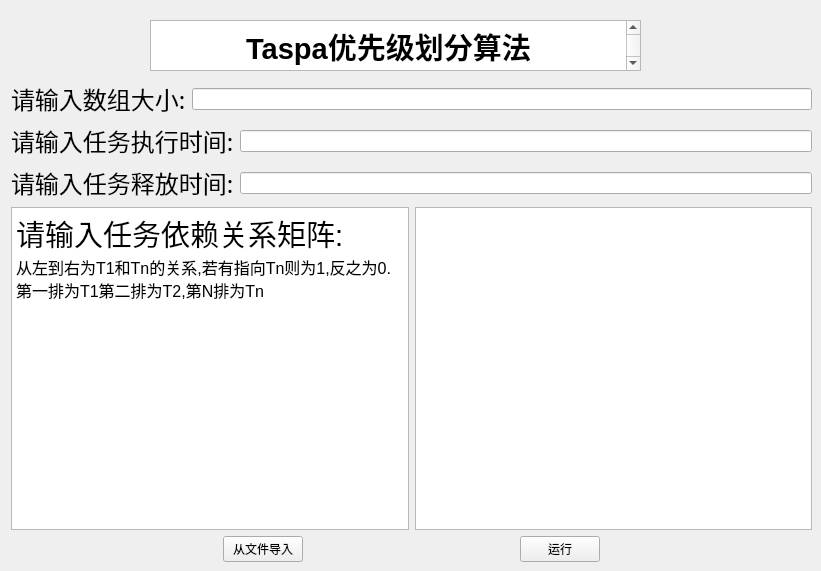
    <widget class="QWidget" name="page">
     <widget class="QTextBrowser" name="textBrowser">
      <property name="geometry">
       <rect>
        <x>150</x>
        <y>20</y>
        <width>491</width>
        <height>51</height>
       </rect>
      </property>
      <property name="styleSheet">
       <string notr="true"> pal.setColor(QPalette::Base, QColor(240,240,240));</string>
      </property>
      <property name="html">
       <string>&lt;!DOCTYPE HTML PUBLIC &quot;-//W3C//DTD HTML 4.0//EN&quot; &quot;http://www.w3.org/TR/REC-html40/strict.dtd&quot;&gt;
&lt;html&gt;&lt;head&gt;&lt;meta name=&quot;qrichtext&quot; content=&quot;1&quot; /&gt;&lt;meta charset=&quot;utf-8&quot; /&gt;&lt;style type=&quot;text/css&quot;&gt;
p, li { white-space: pre-wrap; }
hr { height: 1px; border-width: 0; }
li.unchecked::marker { content: &quot;\2610&quot;; }
li.checked::marker { content: &quot;\2612&quot;; }
&lt;/style&gt;&lt;/head&gt;&lt;body style=&quot; font-family:'Microsoft YaHei UI'; font-size:9pt; font-weight:400; font-style:normal;&quot;&gt;
&lt;p align=&quot;center&quot; style=&quot; margin-top:0px; margin-bottom:0px; margin-left:0px; margin-right:0px; -qt-block-indent:0; text-indent:0px;&quot;&gt;&lt;span style=&quot; font-size:22pt; font-weight:700;&quot;&gt;Taspa优先级划分算法&lt;/span&gt;&lt;/p&gt;&lt;/body&gt;&lt;/html&gt;</string>
      </property>
     </widget>
     <widget class="QWidget" name="layoutWidget">
      <property name="geometry">
       <rect>
        <x>11</x>
        <y>81</y>
        <width>801</width>
        <height>481</height>
       </rect>
      </property>
      <layout class="QVBoxLayout" name="verticalLayout_4">
       <item>
        <layout class="QHBoxLayout" name="horizontalLayout">
         <item>
          <widget class="QLabel" name="label_3">
           <property name="font">
            <font>
             <family>黑体</family>
             <pointsize>18</pointsize>
            </font>
           </property>
           <property name="text">
            <string>请输入数组大小:</string>
           </property>
          </widget>
         </item>
         <item>
          <widget class="QLineEdit" name="lineEdit"/>
         </item>
        </layout>
       </item>
       <item>
        <layout class="QHBoxLayout" name="horizontalLayout_3">
         <item>
          <widget class="QLabel" name="label_2">
           <property name="font">
            <font>
             <family>黑体</family>
             <pointsize>18</pointsize>
            </font>
           </property>
           <property name="text">
            <string>请输入任务执行时间:</string>
           </property>
          </widget>
         </item>
         <item>
          <widget class="QLineEdit" name="lineEdit_2"/>
         </item>
        </layout>
       </item>
       <item>
        <layout class="QHBoxLayout" name="horizontalLayout_2">
         <item>
          <widget class="QLabel" name="label_4">
           <property name="font">
            <font>
             <family>黑体</family>
             <pointsize>18</pointsize>
            </font>
           </property>
           <property name="text">
            <string>请输入任务释放时间:</string>
           </property>
          </widget>
         </item>
         <item>
          <widget class="QLineEdit" name="lineEdit_3"/>
         </item>
        </layout>
       </item>
       <item>
        <layout class="QHBoxLayout" name="horizontalLayout_5">
         <item>
          <widget class="QTextBrowser" name="textBrowser_2">
           <property name="autoFillBackground">
            <bool>true</bool>
           </property>
           <property name="styleSheet">
            <string notr="true"> pal.setColor(QPalette::Base, QColor(240,240,240));</string>
           </property>
           <property name="html">
            <string>&lt;!DOCTYPE HTML PUBLIC &quot;-//W3C//DTD HTML 4.0//EN&quot; &quot;http://www.w3.org/TR/REC-html40/strict.dtd&quot;&gt;
&lt;html&gt;&lt;head&gt;&lt;meta name=&quot;qrichtext&quot; content=&quot;1&quot; /&gt;&lt;meta charset=&quot;utf-8&quot; /&gt;&lt;style type=&quot;text/css&quot;&gt;
p, li { white-space: pre-wrap; }
hr { height: 1px; border-width: 0; }
li.unchecked::marker { content: &quot;\2610&quot;; }
li.checked::marker { content: &quot;\2612&quot;; }
&lt;/style&gt;&lt;/head&gt;&lt;body style=&quot; font-family:'Microsoft YaHei UI'; font-size:9pt; font-weight:400; font-style:normal;&quot;&gt;
&lt;p style=&quot; margin-top:0px; margin-bottom:0px; margin-left:0px; margin-right:0px; -qt-block-indent:0; text-indent:0px;&quot;&gt;&lt;span style=&quot; font-size:22pt;&quot;&gt;请输入任务依赖关系矩阵:&lt;/span&gt;&lt;/p&gt;
&lt;p style=&quot; margin-top:0px; margin-bottom:0px; margin-left:0px; margin-right:0px; -qt-block-indent:0; text-indent:0px;&quot;&gt;&lt;span style=&quot; font-family:'宋体','monospace'; font-size:12pt; color:#000000;&quot;&gt;从左到右为&lt;/span&gt;&lt;span style=&quot; font-family:'JetBrains Mono','monospace'; font-size:12pt; color:#000000;&quot;&gt;T1&lt;/span&gt;&lt;span style=&quot; font-family:'宋体','monospace'; font-size:12pt; color:#000000;&quot;&gt;和&lt;/span&gt;&lt;span style=&quot; font-family:'JetBrains Mono','monospace'; font-size:12pt; color:#000000;&quot;&gt;Tn&lt;/span&gt;&lt;span style=&quot; font-family:'宋体','monospace'; font-size:12pt; color:#000000;&quot;&gt;的关系&lt;/span&gt;&lt;span style=&quot; font-family:'JetBrains Mono','monospace'; font-size:12pt; color:#000000;&quot;&gt;,&lt;/span&gt;&lt;span style=&quot; font-family:'宋体','monospace'; font-size:12pt; color:#000000;&quot;&gt;若有指向&lt;/span&gt;&lt;span style=&quot; font-family:'JetBrains Mono','monospace'; font-size:12pt; color:#000000;&quot;&gt;Tn&lt;/span&gt;&lt;span style=&quot; font-family:'宋体','monospace'; font-size:12pt; color:#000000;&quot;&gt;则为&lt;/span&gt;&lt;span style=&quot; font-family:'JetBrains Mono','monospace'; font-size:12pt; color:#000000;&quot;&gt;1,&lt;/span&gt;&lt;span style=&quot; font-family:'宋体','monospace'; font-size:12pt; color:#000000;&quot;&gt;反之为&lt;/span&gt;&lt;span style=&quot; font-family:'JetBrains Mono','monospace'; font-size:12pt; color:#000000;&quot;&gt;0.&lt;/span&gt;&lt;span style=&quot; font-family:'宋体','monospace'; font-size:12pt; color:#000000;&quot;&gt;第一排为&lt;/span&gt;&lt;span style=&quot; font-family:'JetBrains Mono','monospace'; font-size:12pt; color:#000000;&quot;&gt;T1&lt;/span&gt;&lt;span style=&quot; font-family:'宋体','monospace'; font-size:12pt; color:#000000;&quot;&gt;第二排为&lt;/span&gt;&lt;span style=&quot; font-family:'JetBrains Mono','monospace'; font-size:12pt; color:#000000;&quot;&gt;T2,&lt;/span&gt;&lt;span style=&quot; font-family:'宋体','monospace'; font-size:12pt; color:#000000;&quot;&gt;第&lt;/span&gt;&lt;span style=&quot; font-family:'JetBrains Mono','monospace'; font-size:12pt; color:#000000;&quot;&gt;N&lt;/span&gt;&lt;span style=&quot; font-family:'宋体','monospace'; font-size:12pt; color:#000000;&quot;&gt;排为&lt;/span&gt;&lt;span style=&quot; font-family:'JetBrains Mono','monospace'; font-size:12pt; color:#000000;&quot;&gt;Tn&lt;/span&gt;&lt;/p&gt;&lt;/body&gt;&lt;/html&gt;</string>
           </property>
          </widget>
         </item>
         <item>
          <widget class="QPlainTextEdit" name="plainTextEdit"/>
         </item>
        </layout>
       </item>
       <item>
        <layout class="QHBoxLayout" name="horizontalLayout_12">
         <item>
          <spacer name="horizontalSpacer_5">
           <property name="orientation">
            <enum>Qt::Horizontal</enum>
           </property>
           <property name="sizeHint" stdset="0">
            <size>
             <width>40</width>
             <height>20</height>
            </size>
           </property>
          </spacer>
         </item>
         <item>
          <widget class="QPushButton" name="pushButton_2">
           <property name="text">
            <string>从文件导入</string>
           </property>
          </widget>
         </item>
         <item>
          <spacer name="horizontalSpacer">
           <property name="orientation">
            <enum>Qt::Horizontal</enum>
           </property>
           <property name="sizeHint" stdset="0">
            <size>
             <width>40</width>
             <height>20</height>
            </size>
           </property>
          </spacer>
         </item>
         <item>
          <widget class="QPushButton" name="pushButton_4">
           <property name="text">
            <string>运行</string>
           </property>
          </widget>
         </item>
         <item>
          <spacer name="horizontalSpacer_6">
           <property name="orientation">
            <enum>Qt::Horizontal</enum>
           </property>
           <property name="sizeHint" stdset="0">
            <size>
             <width>40</width>
             <height>20</height>
            </size>
           </property>
          </spacer>
         </item>
        </layout>
       </item>
      </layout>
     </widget>
    </widget>
